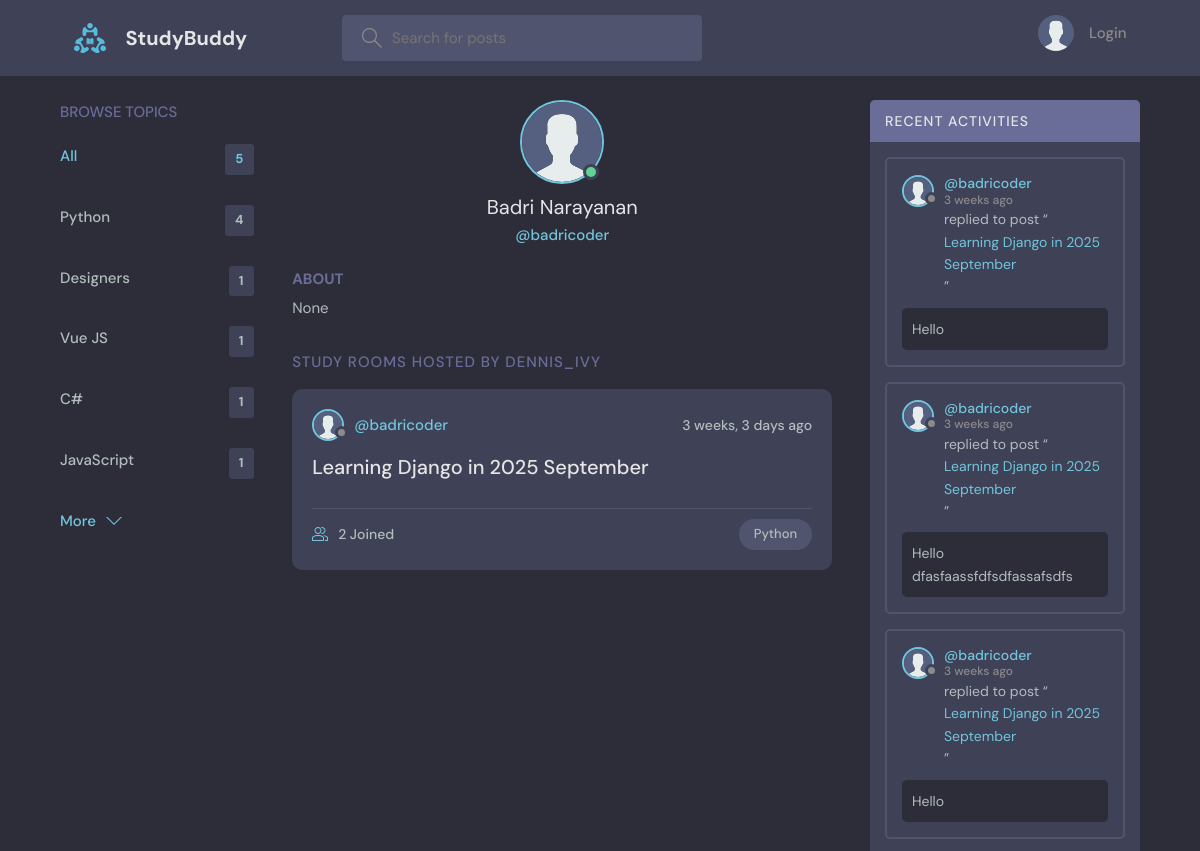
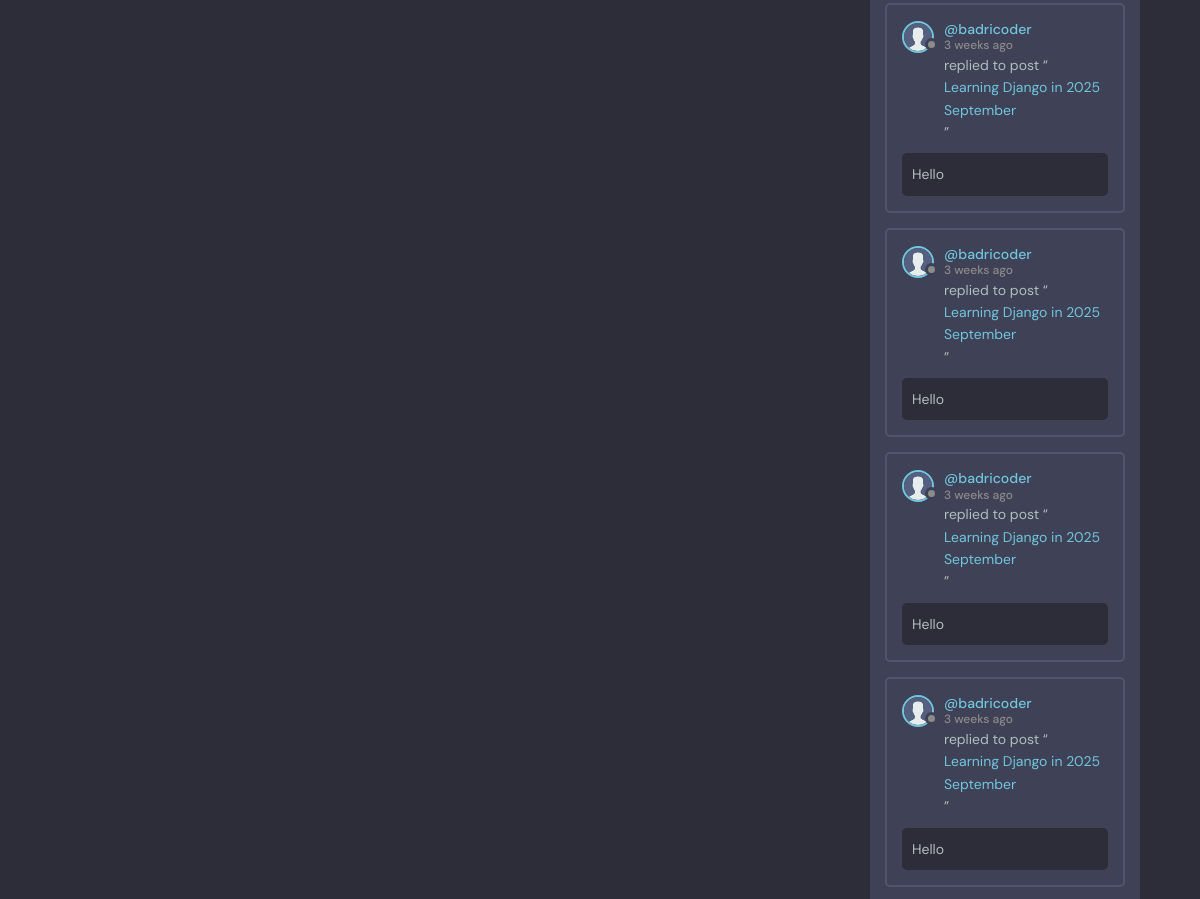
Page /profile/6/ (upper part) on the earlier database version (2 pictures, top to bottom).
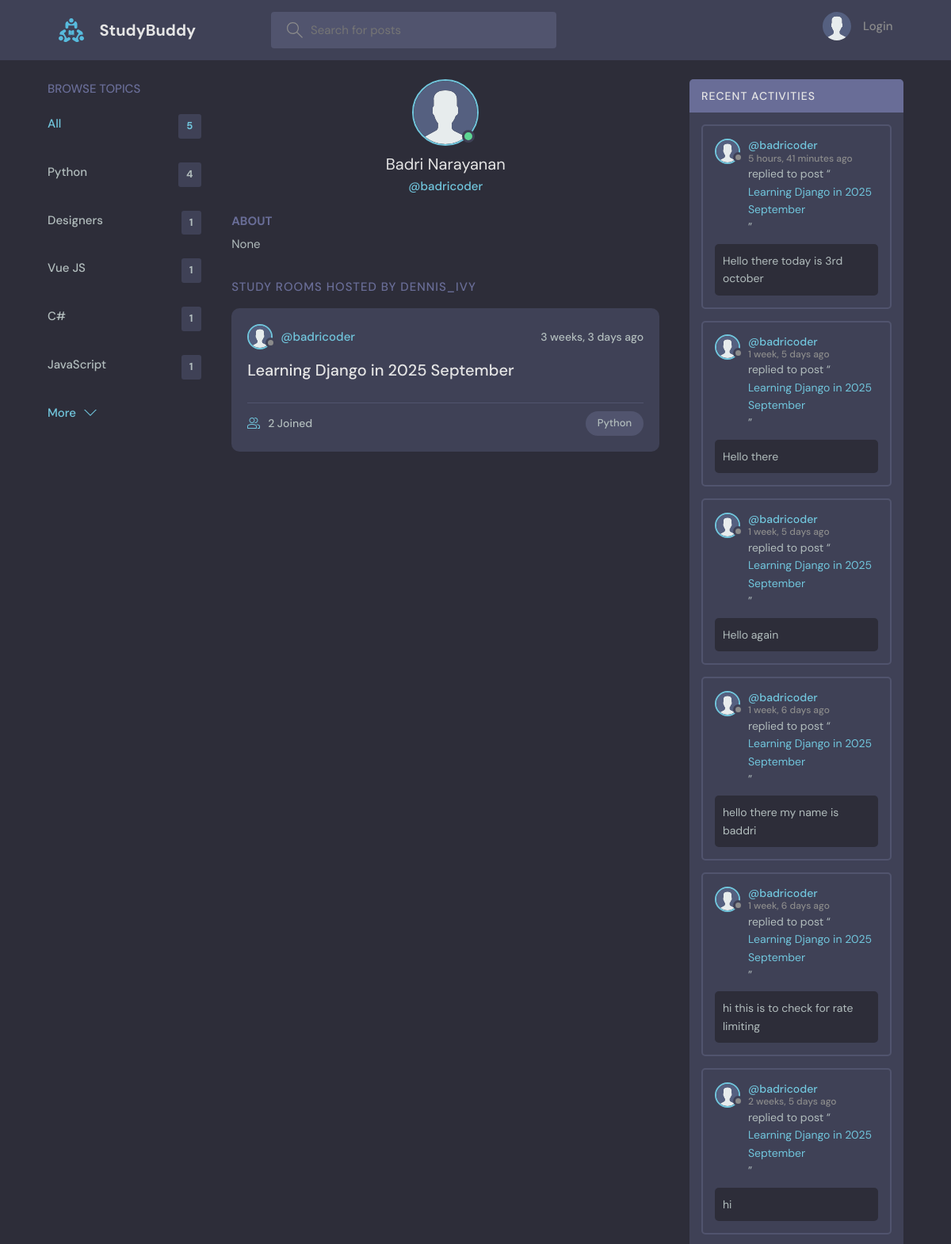
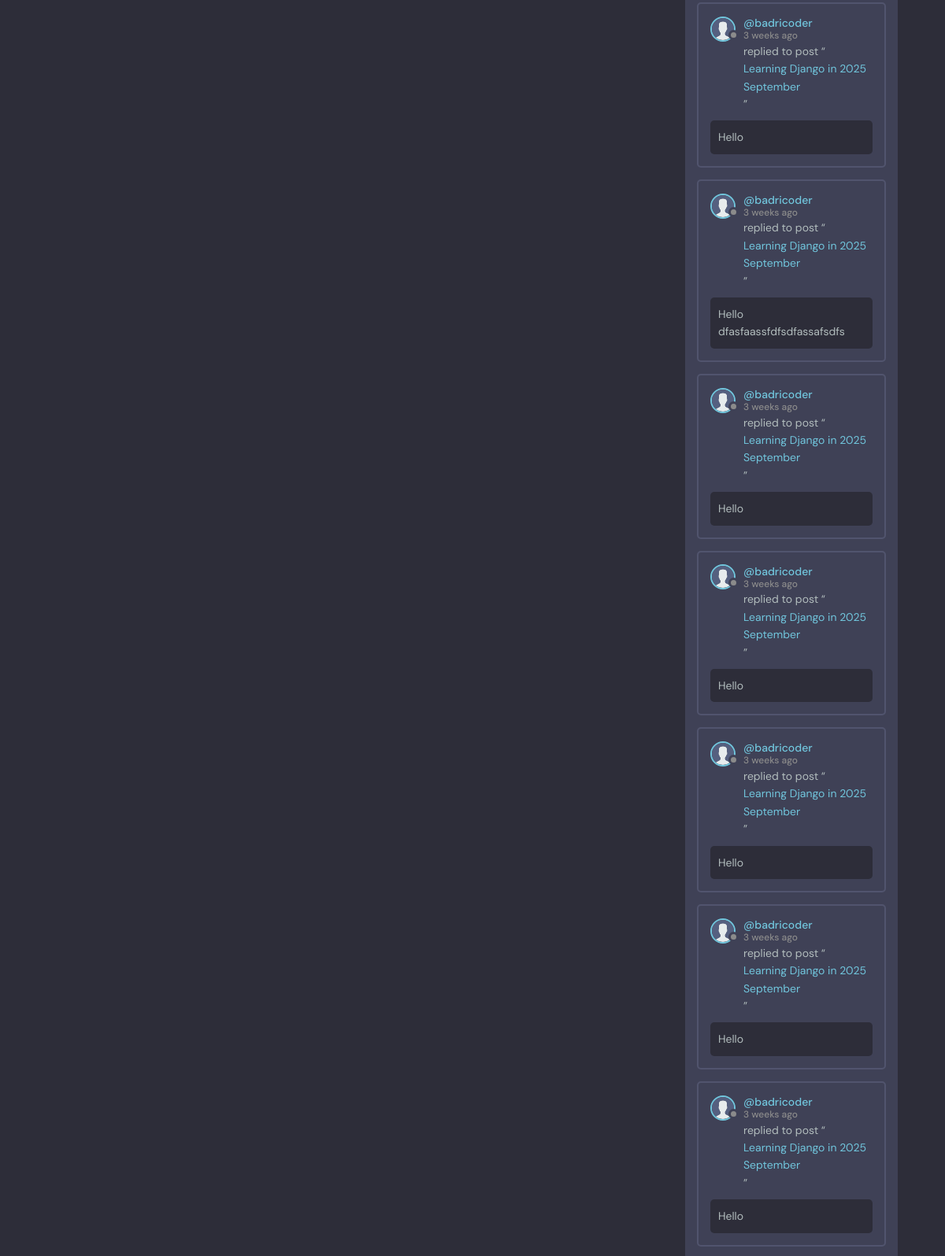
Same page on the later database version (2 pictures, top to bottom).
### base/models.py (models this page shows, shortened)
class Topic(models.Model):
    name = models.CharField(max_length=200)

class User(AbstractUser):
    username = models.CharField(max_length=150, unique=False, null=True, blank=True)  # make optional
    name = models.CharField(max_length=200, null=True)
    email = models.EmailField(unique=True, null=True)
    bio = models.TextField(null=True)
    avatar = models.ImageField(null=True, default="avatar.svg")
    USERNAME_FIELD = 'email'
    REQUIRED_FIELDS = []

class Room(models.Model):
    host = models.ForeignKey(User, on_delete=models.SET_NULL, null=True)
    topic = models.ForeignKey(Topic, on_delete=models.SET_NULL, null=True)
    name = models.CharField(max_length=200)
    description = models.TextField(null=True, blank=True)
    participants = models.ManyToManyField(
        User, related_name='participants', blank=True)
    updated = models.DateTimeField(auto_now=True)
    created = models.DateTimeField(auto_now_add=True)
    class Meta:
        ordering = ['-updated', '-created']
    def __str__(self):
        return self.name

class Message(models.Model):
    user = models.ForeignKey(User, on_delete=models.CASCADE)
    room = models.ForeignKey(Room, on_delete=models.CASCADE)
    body = models.TextField()
    updated = models.DateTimeField(auto_now=True)
    created = models.DateTimeField(auto_now_add=True)
    class Meta:
        ordering = ['-updated', '-created']

### base/views.py (the view)
# urls.py: path('profile/<str:pk>/', views.userProfile, name="user-profile"),
def userProfile(request, pk):
    user = User.objects.get(id=pk)
    rooms = user.room_set.all()
    room_messages = user.message_set.all()
    topics = Topic.objects.all()
    context = {'user': user, 'rooms': rooms,'room_messages': room_messages, 'topics': topics}
    return render(request, 'base/profile.html', context)

### base/templates/base/profile.html (shortened to what this page needs)
{% extends 'main.html' %}
{% block content %}
<main class="profile-page layout layout--3">
  <div class="container">
    {% include 'base/topics_component.html' %}
    <div class="roomList">
      <div class="profile">
        <div class="profile__avatar">
          <div class="avatar avatar--large active">
            <img src="{{user.avatar.url}}" />
          </div>
        </div>
        <div class="profile__info">
          <h3>{{user.name}}</h3>
          <p>@{{user.username}}</p>
        </div>
        <div class="profile__about">
          <h3>About</h3>
          <p>
            {{user.bio}}
          </p>
        </div>
      </div>
      <div class="roomList__header">
        <div>
          <h2>Study Rooms Hosted by dennis_ivy</a>
          </h2>
        </div>
      </div>
      {% include 'base/feed_component.html' %}
    </div>
    {% include 'base/activity_component.html' %}
  </div>
</main>
{% endblock content %}

### templates/main.html (shortened to what this page needs)
<!DOCTYPE html>
{% load static %}
<html lang="en">
<head>
    <link rel="stylesheet" href="{% static 'styles/style.css' %}" />
</head>
<body>
    {% include 'navbar.html' %}
    {% block content %}
    {% endblock %}
</body>
</html>

### templates/navbar.html (shortened to what this page needs)
{% load static %}
<header class="header header--loggedIn">
    <div class="container">
        <a href="{% url 'home' %}" class="header__logo">
            <img src="{% static 'images/logo.svg' %}" />
            <h1>StudyBuddy</h1>
        </a>
        <form class="header__search" method="GET" action="{% url 'home' %}">
            <label>
                <input name="q" placeholder="Search for posts" />
            </label>
        </form>
        <nav class="header__menu">
            {% if request.user.is_authenticated %}
            <div class="header__user">
                <a href="{% url 'update-user' %}">
                    <div class="avatar avatar--medium active">
                        <img src="{{request.user.avatar.url}}" />
                    </div>
                    <p>{{request.user.username}} <span>@{{request.user.username}}</span></p>
                </a>
                <button class="dropdown-button">
                    <svg version="1.1" xmlns="http://www.w3.org/2000/svg" width="32" height="32" viewBox="0 0 32 32">
                        <title>chevron-down</title>
                        <path d="M16 21l-13-13h-3l16 16 16-16h-3l-13 13z"></path>
                    </svg>
                </button>
            </div>
            {% else %}
            <a href="{% url 'login' %}">
                <img src="{% static 'images/avatar.svg' %}" />
                <p>Login</p>
            </a>
            {% endif %}
        </nav>
    </div>
</header>

### base/templates/base/topics_component.html
<div class="topics">
    <div class="topics__header">
        <h2>Browse Topics</h2>
    </div>
    <ul class="topics__list">
        <li>
            <a href="{% url 'home' %}" class="active">All <span>{{topics.count}}</span></a>
        </li>
        {% for topic in topics %}
        <li>
            <a href="{% url 'home' %}?q={{topic.name}}">{{topic.name}}<span>{{topic.room_set.all.count}}</span></a>
        </li>
        {% endfor %}
    </ul>
    <a class="btn btn--link" href="{% url 'topics' %}">
        More
        <svg version="1.1" xmlns="http://www.w3.org/2000/svg" width="32" height="32" viewBox="0 0 32 32">
            <title>chevron-down</title>
            <path d="M16 21l-13-13h-3l16 16 16-16h-3l-13 13z"></path>
        </svg>
    </a>
</div>

### base/templates/base/feed_component.html (shortened to what this page needs)
{% for room in rooms %}
<div class="roomListRoom">
    <div class="roomListRoom__header">
        <a href="{% url 'user-profile' room.host.id %}" class="roomListRoom__author">
            <div class="avatar avatar--small">
                <img src="{{room.host.avatar.url}}" />
            </div>
            <span>@{{room.host.username}}</span>
        </a>
        <div class="roomListRoom__actions">
            <span>{{room.created|timesince}} ago</span>
        </div>
    </div>
    <div class="roomListRoom__content">
        <a href="{% url 'room' room.id %}">{{room.name}}</a>
    </div>
    <div class="roomListRoom__meta">
        <a href="{% url 'room' room.id %}" class="roomListRoom__joined">
            {{room.participants.all.count}} Joined
        </a>
        <p class="roomListRoom__topic">{{room.topic.name}}</p>
    </div>
</div>
{% endfor %}

### base/templates/base/activity_component.html (shortened to what this page needs)
<div class="activities">
    <div class="activities__header">
        <h2>Recent Activities</h2>
    </div>
    {% for message in room_messages %}
    <div class="activities__box">
        <div class="activities__boxHeader roomListRoom__header">
            <a href="{% url 'user-profile' message.user.id %}" class="roomListRoom__author">
                <div class="avatar avatar--small">
                    <img src="{{message.user.avatar.url}}" />
                </div>
                <p>
                    @{{message.user.username}}
                    <span>{{message.created|timesince}} ago</span>
                </p>
            </a>
        </div>
        <div class="activities__boxContent">
            <p>replied to post “<a href="{% url 'room' message.room.id %}">{{message.room}}</a>”</p>
            <div class="activities__boxRoomContent">{{message.body}}</div>
        </div>
    </div>
    {% endfor %}
</div>

Differences in the rows shown:
added Message: user.avatar (placeholder picture), user.username "badricoder", created "5 hours, 41 minutes", room "Learning Django in 2025 September", body "Hello there today is 3rd october"
added Message: user.avatar (placeholder picture), user.username "badricoder", created "1 week, 5 days", room "Learning Django in 2025 September", body "Hello there"
added Message: user.avatar (placeholder picture), user.username "badricoder", created "1 week, 5 days", room "Learning Django in 2025 September", body "Hello again"
added Message: user.avatar (placeholder picture), user.username "badricoder", created "1 week, 6 days", room "Learning Django in 2025 September", body "hello there my name is baddri"
added Message: user.avatar (placeholder picture), user.username "badricoder", created "1 week, 6 days", room "Learning Django in 2025 September", body "hi this is to check for rate limiting"
added Message: user.avatar (placeholder picture), user.username "badricoder", created "2 weeks, 5 days", room "Learning Django in 2025 September", body "hi"
